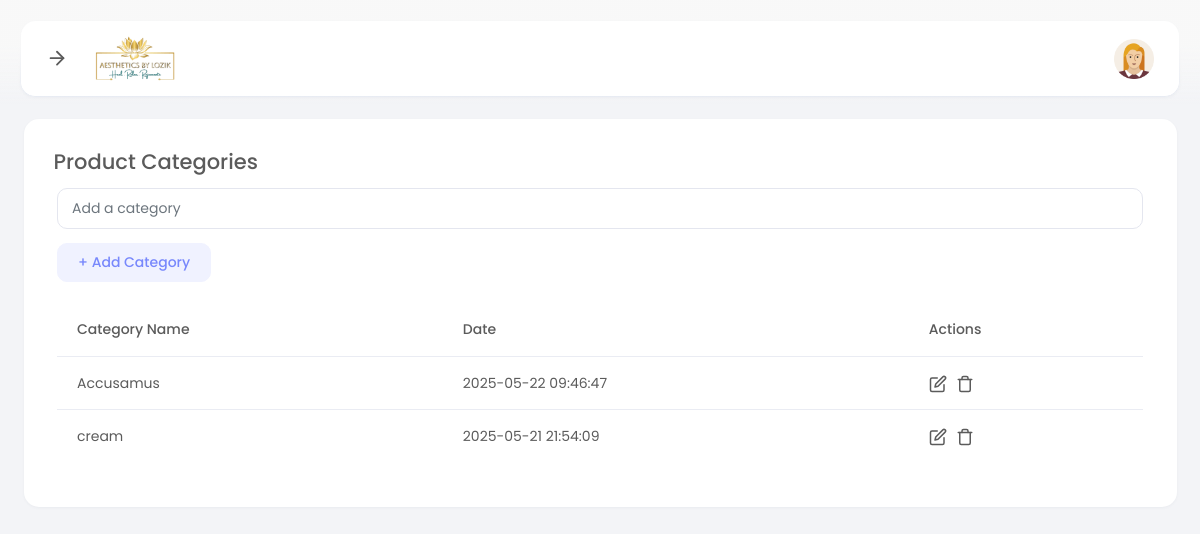
The page /manager/product-category.php (signed in) on the database its author committed.
### tables this page shows
CREATE TABLE `categories` (
  `id` int(11) NOT NULL,
  `category_name` varchar(150) NOT NULL,
  `created_at` datetime NOT NULL DEFAULT current_timestamp()
);

### manager/product-category.php (the view, shortened to what this page needs)
<?php
include_once "../config.php";
?>
<!DOCTYPE html>
<html lang="en">
<head>
  <link href="assets/plugins/bootstrap/css/bootstrap.min.css" rel="stylesheet">
  <link href="assets/plugins/font-awesome/css/all.min.css" rel="stylesheet">
  <link href="assets/plugins/perfectscroll/perfect-scrollbar.css" rel="stylesheet">
  <link href="assets/css/main.min.css" rel="stylesheet">
  <link href="assets/css/custom.css" rel="stylesheet">
</head>
<body>
  <div class="page-container">
    <?php include("components/menu.php"); ?>
    <div class="page-content">
      <div class="main-wrapper">
        <div class="row">
          <div class="col">
            <div class="card">
              <div class="card-body">
                <h4 class="mb-3">Product Categories</h4>
                <div class="row">
                  <div class="col-12 mb-4">
                    <form method="post">
                      <input type="text" name="category" class="form-control mb-3" placeholder="Add a category">
                      <button class="btn btn-primary" name="add" type="submit">&plus; Add Category</button>
                    </form>
                  </div>
                </div>
                <div class="row">
                  <div class="table-responsive">
                    <table class="table invoice-table">
                      <thead>
                        <tr class="fw-bold">
                          <th scope="col">Category Name</th>
                          <th scope="col">Date</th>
                          <th scope="col">Actions</th>
                        </tr>
                      </thead>
                      <tbody>
                        <?php
                        if (isset($s)) {
                          $getCategory = mysqli_query($conn, "SELECT * FROM `categories` WHERE (`category_name` LIKE '%$s%') ORDER BY `id` DESC");
                        } else {
                          $getCategory = mysqli_query($conn, "SELECT * FROM `categories` ORDER BY `id` DESC");
                        }
                        if (mysqli_num_rows($getCategory) > 0):
                          while ($product = mysqli_fetch_assoc($getCategory)):
                            $category = (object) $product;
                            ?>
                            <tr>
                              <td><?= $category->category_name; ?></td>
                              <td><?= $category->created_at; ?></td>
                              <td>
                                <a href="edit-product-category.php?pid=<?= $category->id; ?>"><i
                                    data-feather="edit"></i></a>
                                <a href="delete-product-category.php?pid=<?= $category->id; ?>"><i
                                    data-feather="trash"></i></a>
                              </td>
                            </tr>
                            <?php
                          endwhile;
                        endif;
                        ?>
                      </tbody>
                    </table>
                  </div>
                </div>
              </div>
            </div>
          </div>
        </div>
      </div>
    </div>
  </div>
</body>
</html>

### rows shown on the page
categories: category_name "Accusamus", created_at "2025-05-22 09:46:47"
categories: category_name "cream", created_at "2025-05-21 21:54:09"
